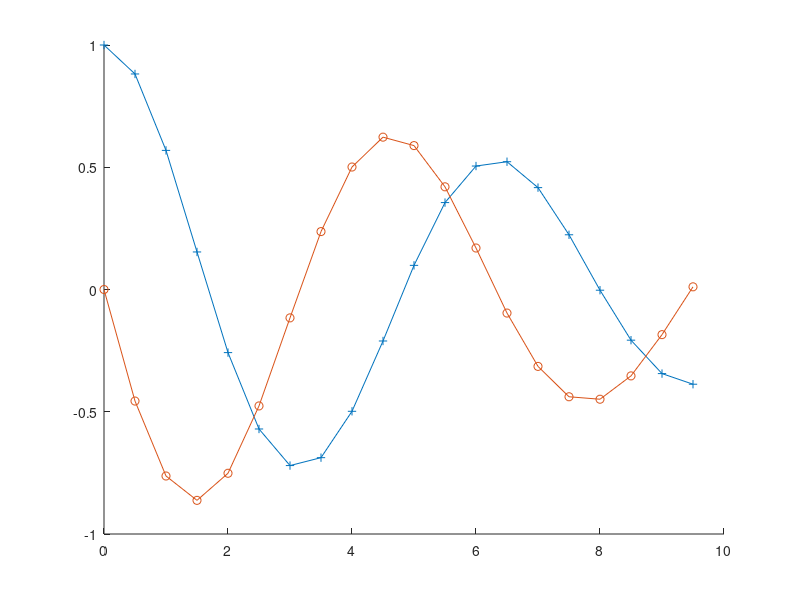

Reproduce this figure in MATLAB. (Note: this script raises an error after producing the figure.)
clc; clear; close all;
dynamics = @ (t, x) [x(2); -0.2*x(2) - x(1)];

x0 = [1; 0];
Ts = 0.5;
N = 19;
t = 0:Ts:Ts*N;

%% 2a)
[t, X_ode45] = ode45(dynamics, t, x0);
X_ode45  = X_ode45';

figure(1); clf; hold on;
plot(t, X_ode45(1, :), '-+', 'DisplayName', 'x1 ode45');
plot(t, X_ode45(2, :), '-o', 'DisplayName', 'x2 ode45');
legend('Location', 'east outside');
xlabel('time t');
ylabel('state x');

%% 2b) explicit euler
% remove time dependancy
dynamics = @(x) dynamics(0, x);

X_eu = x0;
h = 0.125;
t_eu = 0:h:Ts*N;

for k = 2:length(t_eu)
    X_eu(:, k) = X_eu(:, k-1) + h*dynamics(X_eu(:, k-1));
end
plot(t_eu, X_eu(1, :), '-+', 'DisplayName', 'x1 euler');
plot(t_eu, X_eu(2, :), '-o', 'DisplayName', 'x2 euler');

%% 2b) rk4
X_rk4 = x0;
h = 0.125;
t_rk4 = 0:h:Ts*N;

for k = 2:length(t_rk4)
    X_rk4(:, k) = rk4step(dynamics, h, X_rk4(:, k-1));
end

plot(t_rk4, X_rk4(1, :), '-+', 'DisplayName', 'x1 rk4');
plot(t_rk4, X_rk4(2, :), '-o', 'DisplayName', 'x2 rk4');

%% 2c) casadi
import casadi.*
x = MX.sym('x', 2);
dt = MX.sym('t');
x_next = Function('x_next', {x, dt}, {rk4step(dynamics, dt, x)});

X_ca = x0;
for k = 2:length(t)
    X_ca(:, k) = full(x_next(X_ca(:, k-1), Ts));
end

plot(t, X_ca(1, :), '-+', 'DisplayName', 'x1 ca');
plot(t, X_ca(2, :), '-o', 'DisplayName', 'x2 ca');
